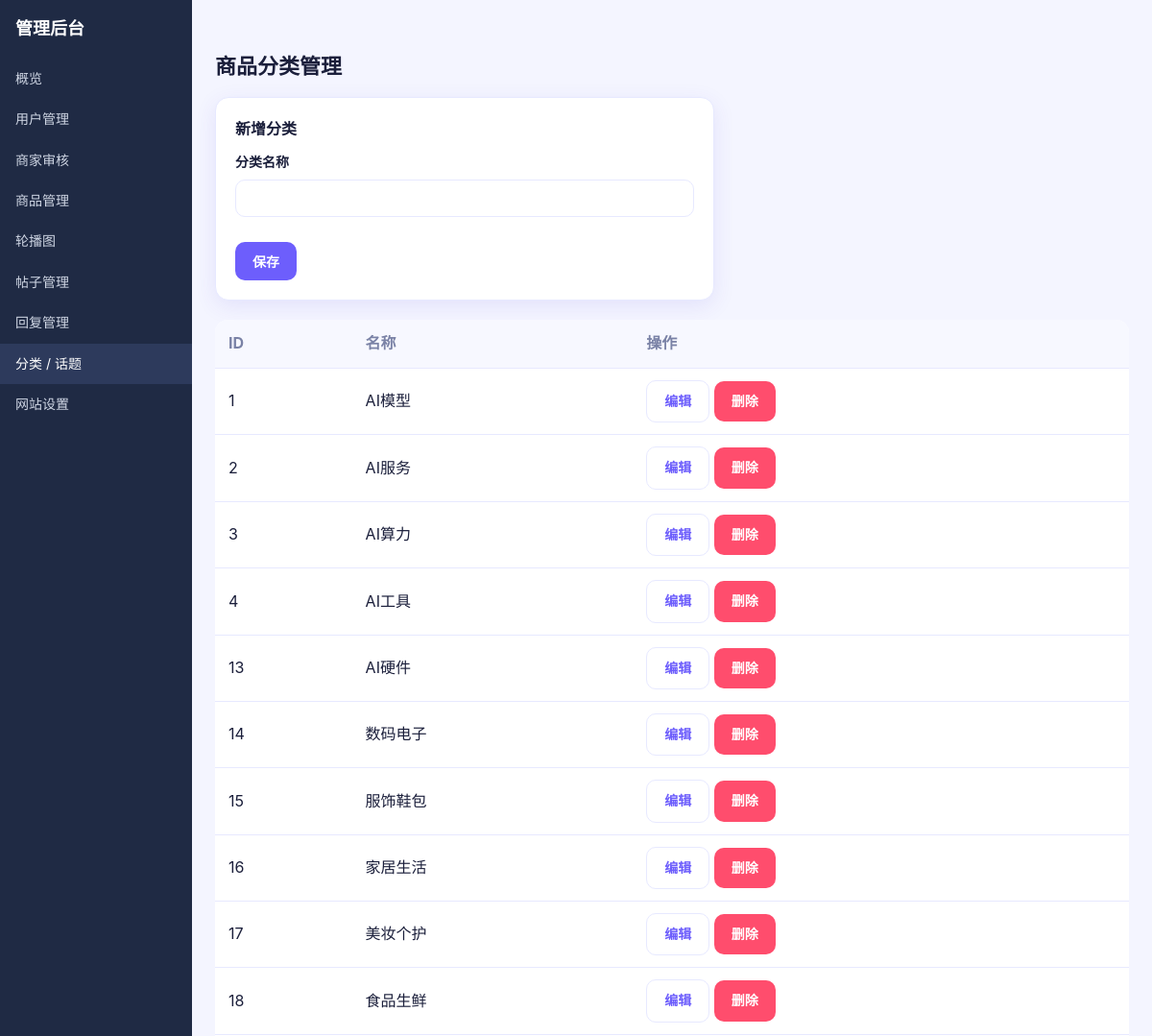
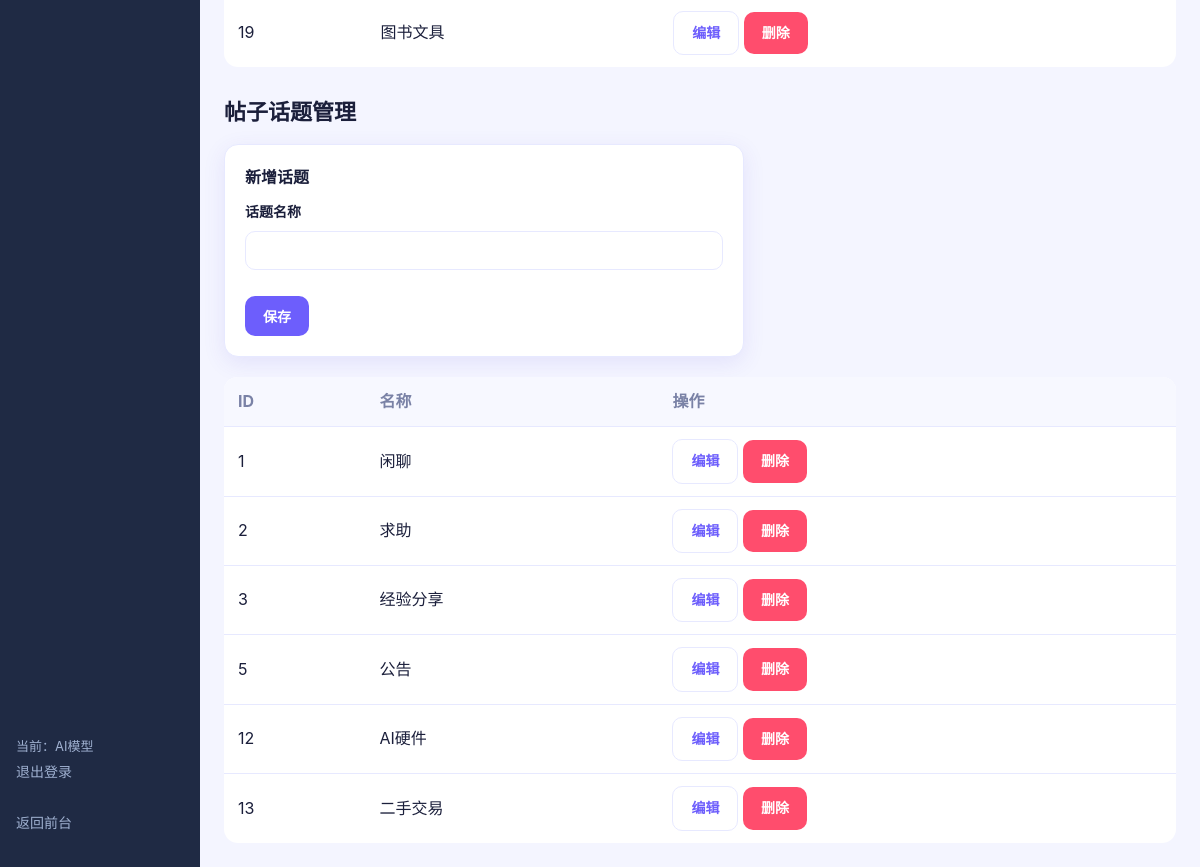
Screenshot of /admin/categories.php (signed in) with the database file from the repository (2 pictures, top to bottom).
### tables this page shows
CREATE TABLE `categories` (
  `id` int(10) unsigned NOT NULL AUTO_INCREMENT,
  `name` varchar(50) NOT NULL,
  PRIMARY KEY (`id`),
  UNIQUE KEY `uk_cat_name` (`name`)
);

CREATE TABLE `topics` (
  `id` int(10) unsigned NOT NULL AUTO_INCREMENT,
  `name` varchar(50) NOT NULL,
  PRIMARY KEY (`id`),
  UNIQUE KEY `uk_topic_name` (`name`)
);

### core/functions.php (called while the page is built, shortened)
<?php
require_once __DIR__ . '/Database.php';
function e($str)
{
    return htmlspecialchars($str ?? '', ENT_QUOTES, 'UTF-8');
}

### config/db.php (called while the page is built)
<?php
return [
    'host'     => '127.0.0.1',
    'dbname'   => 'XXXXXXXX',
    'username' => 'XXXXXXXX',
    'password' => 'XXXXXXXX',
    'charset'  => 'utf8mb4',
];

### core/Database.php (called while the page is built)
<?php
class Database
{
    private static $pdo = null;
    public static function getConnection()
    {
        if (self::$pdo === null) {
            $config = require __DIR__ . '/../config/db.php';
            $dsn = "mysql:host={$config['host']};dbname={$config['dbname']};charset={$config['charset']}";
            self::$pdo = new PDO($dsn, $config['username'], $config['password'], [
                PDO::ATTR_ERRMODE            => PDO::ERRMODE_EXCEPTION,
                PDO::ATTR_DEFAULT_FETCH_MODE => PDO::FETCH_ASSOC,
                PDO::ATTR_EMULATE_PREPARES   => false,
            ]);
        }
        return self::$pdo;
    }
}

### models/Category.php (called while the page is built, shortened)
<?php
require_once __DIR__ . '/../core/Database.php';
class Category
{
    private $pdo;
    public function __construct()
    {
        $this->pdo = Database::getConnection();
    }
    public function listAll()
    {
        $stmt = $this->pdo->prepare("SELECT * FROM categories ORDER BY id");
        $stmt->execute();
        return $stmt->fetchAll();
    }
}

### models/Topic.php (called while the page is built, shortened)
<?php
require_once __DIR__ . '/../core/Database.php';
class Topic
{
    private $pdo;
    public function __construct()
    {
        $this->pdo = Database::getConnection();
    }
    public function listAll()
    {
        $stmt = $this->pdo->prepare("SELECT * FROM topics ORDER BY id");
        $stmt->execute();
        return $stmt->fetchAll();
    }
}

### admin/categories.php (the view, shortened to what this page needs)
<?php
require_once __DIR__ . '/auth_check.php';
require_once __DIR__ . '/../models/Category.php';
require_once __DIR__ . '/../models/Topic.php';
$catModel   = new Category();
$topicModel = new Topic();
$editCat   = isset($_GET['edit_cat'])   ? $catModel->getById((int)$_GET['edit_cat'])   : null;
$editTopic = isset($_GET['edit_topic']) ? $topicModel->getById((int)$_GET['edit_topic']) : null;
$categories = $catModel->listAll();
$topics    = $topicModel->listAll();
require 'layout/header.php';
?>
<h2>商品分类管理</h2>
<div class="card" style="max-width:520px;">
    <strong><?php echo $editCat ? '编辑分类 #' . $editCat['id'] : '新增分类'; ?></strong>
    <form method="post" style="margin-top:8px;">
        <label>分类名称</label>
        <input type="text" name="cat_name" value="<?php echo e($editCat['name'] ?? ''); ?>" required>
        <div class="row" style="margin-top:12px;">
            <button class="btn" type="submit" name="save_cat">保存</button>
        </div>
    </form>
</div>
<table>
    <tr><th>ID</th><th>名称</th><th>操作</th></tr>
    <?php foreach ($categories as $c): ?>
        <tr>
            <td><?php echo $c['id']; ?></td>
            <td><?php echo e($c['name']); ?></td>
            <td>
                <a class="btn btn-secondary" href="categories.php?edit_cat=<?php echo $c['id']; ?>">编辑</a>
                <a class="btn btn-danger" href="categories.php?op=del_cat&id=<?php echo $c['id']; ?>"
                   onclick="return confirm('确定删除该分类？');">删除</a>
            </td>
        </tr>
    <?php endforeach; ?>
</table>
<h2 style="margin-top:28px;">帖子话题管理</h2>
<div class="card" style="max-width:520px;">
    <strong><?php echo $editTopic ? '编辑话题 #' . $editTopic['id'] : '新增话题'; ?></strong>
    <form method="post" style="margin-top:8px;">
        <label>话题名称</label>
        <input type="text" name="topic_name" value="<?php echo e($editTopic['name'] ?? ''); ?>" required>
        <div class="row" style="margin-top:12px;">
            <button class="btn" type="submit" name="save_topic">保存</button>
        </div>
    </form>
</div>
<table>
    <tr><th>ID</th><th>名称</th><th>操作</th></tr>
    <?php foreach ($topics as $t): ?>
        <tr>
            <td><?php echo $t['id']; ?></td>
            <td><?php echo e($t['name']); ?></td>
            <td>
                <a class="btn btn-secondary" href="categories.php?edit_topic=<?php echo $t['id']; ?>">编辑</a>
                <a class="btn btn-danger" href="categories.php?op=del_topic&id=<?php echo $t['id']; ?>"
                   onclick="return confirm('确定删除该话题？');">删除</a>
            </td>
        </tr>
    <?php endforeach; ?>
</table>
<?php require 'layout/footer.php'; ?>

### assets/css/style.css (style rules this page uses)
:root { --primary: #6d5efc; --primary-dark: #4f3fd6; --accent: #00d4ff; --grad: linear-gradient(135deg, #6d5efc 0%, #00d4ff 100%); --grad-soft: linear-gradient(135deg, rgba(109,94,252,.10), rgba(0,212,255,.10)); --danger: #ff4d6d; --text: #1b1f3b; --muted: #7a82a6; --bg: #f4f5ff; --card: #ffffff; --border: #e7e9ff; --radius: 14px; --shadow: 0 6px 22px rgba(76,63,214,.10); }
* { box-sizing: border-box; }
body { margin: 0; font-family: -apple-system, BlinkMacSystemFont, "Segoe UI", "PingFang SC", "Microsoft YaHei", Roboto, Helvetica, Arial, sans-serif; background: var(--bg); color: var(--text); line-height: 1.6; }
a { color: var(--primary); text-decoration: none; }
.card { background: var(--card); border: 1px solid var(--border); border-radius: var(--radius); padding: 20px; box-shadow: var(--shadow); margin-bottom: 20px; }
h2 { font-size: 22px; margin: 28px 0 14px; }
.btn { display: inline-block; background: var(--primary); color: #fff; border: none; padding: 10px 18px; border-radius: 10px; cursor: pointer; font-size: 14px; font-weight: 600; transition: background .15s; }
.btn-secondary { background: #fff; color: var(--primary); border: 1px solid var(--border); }
.btn-danger { background: var(--danger); }
input, textarea, select { width: 100%; padding: 10px 12px; margin: 6px 0 14px; border: 1px solid var(--border); border-radius: 10px; font-size: 14px; font-family: inherit; background: #fff; color: var(--text); }
label { font-weight: 600; font-size: 14px; }
.row { display: flex; gap: 10px; align-items: center; flex-wrap: wrap; }
table { width: 100%; border-collapse: collapse; background: var(--card); border-radius: var(--radius); overflow: hidden; }
table th, table td { padding: 12px 14px; border-bottom: 1px solid var(--border); text-align: left; }
table th { background: #f7f8ff; color: var(--muted); font-weight: 700; }
table tr:last-child td { border-bottom: none; }

### admin/layout/header.php (style rules this page uses)
body { display: flex; margin: 0; }

### rows the page displays
categories: id "1", name "AI模型"
categories: id "2", name "AI服务"
categories: id "3", name "AI算力"
categories: id "4", name "AI工具"
categories: id "13", name "AI硬件"
categories: id "14", name "数码电子"
categories: id "15", name "服饰鞋包"
categories: id "16", name "家居生活"
categories: id "17", name "美妆个护"
categories: id "18", name "食品生鲜"
categories: id "19", name "图书文具"
topics: id "1", name "闲聊"
topics: id "2", name "求助"
topics: id "3", name "经验分享"
topics: id "5", name "公告"
topics: id "12", name "AI硬件"
topics: id "13", name "二手交易"

### other values shown
$label "概览"
$label "用户管理"
$label "商家审核"
$label "商品管理"
$label "轮播图"
$label "帖子管理"
$label "回复管理"
$label "分类 / 话题"
$label "网站设置"
$adminName "AI模型"
